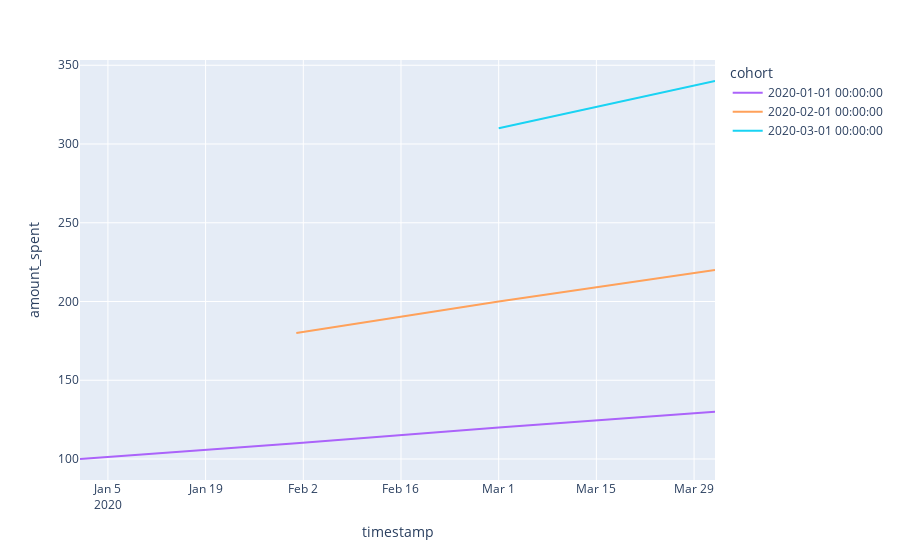

The notebook cell this image was saved under:
### Code cell
px.line(cohort_trans_log,
        x="timestamp",
        y="amount_spent",
        color="cohort")

### Figure 1 — Plotly figure (JSON) as saved in the notebook; plotly's stock layout.template omitted (floating-point values rounded to 4 significant figures)
{"data": [{"hovertemplate": "cohort=2020-01-01 00:00:00<br>timestamp=%{x}<br>amount_spent=%{y}<extra></extra>", "legendgroup": "2020-01-01 00:00:00", "line": {"color": "#ab63fa", "dash": "solid"}, "mode": "lines", "name": "2020-01-01 00:00:00", "orientation": "v", "showlegend": true, "type": "scatter", "x": ["2020-01-01T00:00:00", "2020-02-01T00:00:00", "2020-03-01T00:00:00", "2020-04-01T00:00:00"], "xaxis": "x", "y": [100, 110, 120, 130], "yaxis": "y"}, {"hovertemplate": "cohort=2020-02-01 00:00:00<br>timestamp=%{x}<br>amount_spent=%{y}<extra></extra>", "legendgroup": "2020-02-01 00:00:00", "line": {"color": "#FFA15A", "dash": "solid"}, "mode": "lines", "name": "2020-02-01 00:00:00", "orientation": "v", "showlegend": true, "type": "scatter", "x": ["2020-02-01T00:00:00", "2020-03-01T00:00:00", "2020-04-01T00:00:00"], "xaxis": "x", "y": [180, 200, 220], "yaxis": "y"}, {"hovertemplate": "cohort=2020-03-01 00:00:00<br>timestamp=%{x}<br>amount_spent=%{y}<extra></extra>", "legendgroup": "2020-03-01 00:00:00", "line": {"color": "#19d3f3", "dash": "solid"}, "mode": "lines", "name": "2020-03-01 00:00:00", "orientation": "v", "showlegend": true, "type": "scatter", "x": ["2020-03-01T00:00:00", "2020-04-01T00:00:00"], "xaxis": "x", "y": [310, 340], "yaxis": "y"}], "layout": {"legend": {"title": {"text": "cohort"}, "tracegroupgap": 0}, "margin": {"t": 60}, "xaxis": {"anchor": "y", "domain": [0, 1], "title": {"text": "timestamp"}}, "yaxis": {"anchor": "x", "domain": [0, 1], "title": {"text": "amount_spent"}}}}
